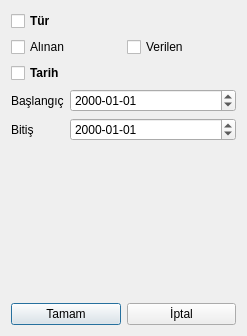
<?xml version="1.0" encoding="UTF-8"?>
<ui version="4.0">
 <class>kistasCek</class>
 <widget class="QDialog" name="kistasCek">
  <property name="geometry">
   <rect>
    <x>0</x>
    <y>0</y>
    <width>247</width>
    <height>336</height>
   </rect>
  </property>
  <property name="windowTitle">
   <string>Dialog</string>
  </property>
  <layout class="QGridLayout" name="gridLayout_3">
   <item row="0" column="0" colspan="2">
    <layout class="QFormLayout" name="formLayout">
     <property name="fieldGrowthPolicy">
      <enum>QFormLayout::AllNonFixedFieldsGrow</enum>
     </property>
     <item row="0" column="0" colspan="2">
      <layout class="QGridLayout" name="gridLayout">
       <item row="0" column="0" colspan="2">
        <widget class="QCheckBox" name="cbTur">
         <property name="font">
          <font>
           <weight>75</weight>
           <bold>true</bold>
          </font>
         </property>
         <property name="text">
          <string>Tür</string>
         </property>
        </widget>
       </item>
       <item row="1" column="0">
        <widget class="QCheckBox" name="cbTurAlinan">
         <property name="text">
          <string>Alınan</string>
         </property>
        </widget>
       </item>
       <item row="1" column="1">
        <widget class="QCheckBox" name="cbTurVerilen">
         <property name="text">
          <string>Verilen</string>
         </property>
        </widget>
       </item>
      </layout>
     </item>
     <item row="1" column="0" colspan="2">
      <layout class="QGridLayout" name="gridLayout_2">
       <item row="0" column="0" colspan="2">
        <widget class="QCheckBox" name="cbTarih">
         <property name="font">
          <font>
           <weight>75</weight>
           <bold>true</bold>
          </font>
         </property>
         <property name="text">
          <string>Tarih</string>
         </property>
        </widget>
       </item>
       <item row="1" column="0">
        <widget class="QLabel" name="lblTarihBaslangic">
         <property name="sizePolicy">
          <sizepolicy hsizetype="Maximum" vsizetype="Preferred">
           <horstretch>0</horstretch>
           <verstretch>0</verstretch>
          </sizepolicy>
         </property>
         <property name="text">
          <string>Başlangıç</string>
         </property>
        </widget>
       </item>
       <item row="2" column="0">
        <widget class="QLabel" name="lblTarihBitis">
         <property name="sizePolicy">
          <sizepolicy hsizetype="Maximum" vsizetype="Preferred">
           <horstretch>0</horstretch>
           <verstretch>0</verstretch>
          </sizepolicy>
         </property>
         <property name="text">
          <string>Bitiş</string>
         </property>
        </widget>
       </item>
       <item row="1" column="1">
        <widget class="QDateEdit" name="dtBaslangic">
         <property name="displayFormat">
          <string>yyyy-MM-dd</string>
         </property>
        </widget>
       </item>
       <item row="2" column="1">
        <widget class="QDateEdit" name="dtBitis">
         <property name="displayFormat">
          <string>yyyy-MM-dd</string>
         </property>
        </widget>
       </item>
      </layout>
     </item>
    </layout>
   </item>
   <item row="1" column="0">
    <widget class="QPushButton" name="btnTamam">
     <property name="text">
      <string>Tamam</string>
     </property>
    </widget>
   </item>
   <item row="1" column="1">
    <widget class="QPushButton" name="btnIptal">
     <property name="text">
      <string>İptal</string>
     </property>
    </widget>
   </item>
  </layout>
 </widget>
 <resources/>
 <connections/>
</ui>
